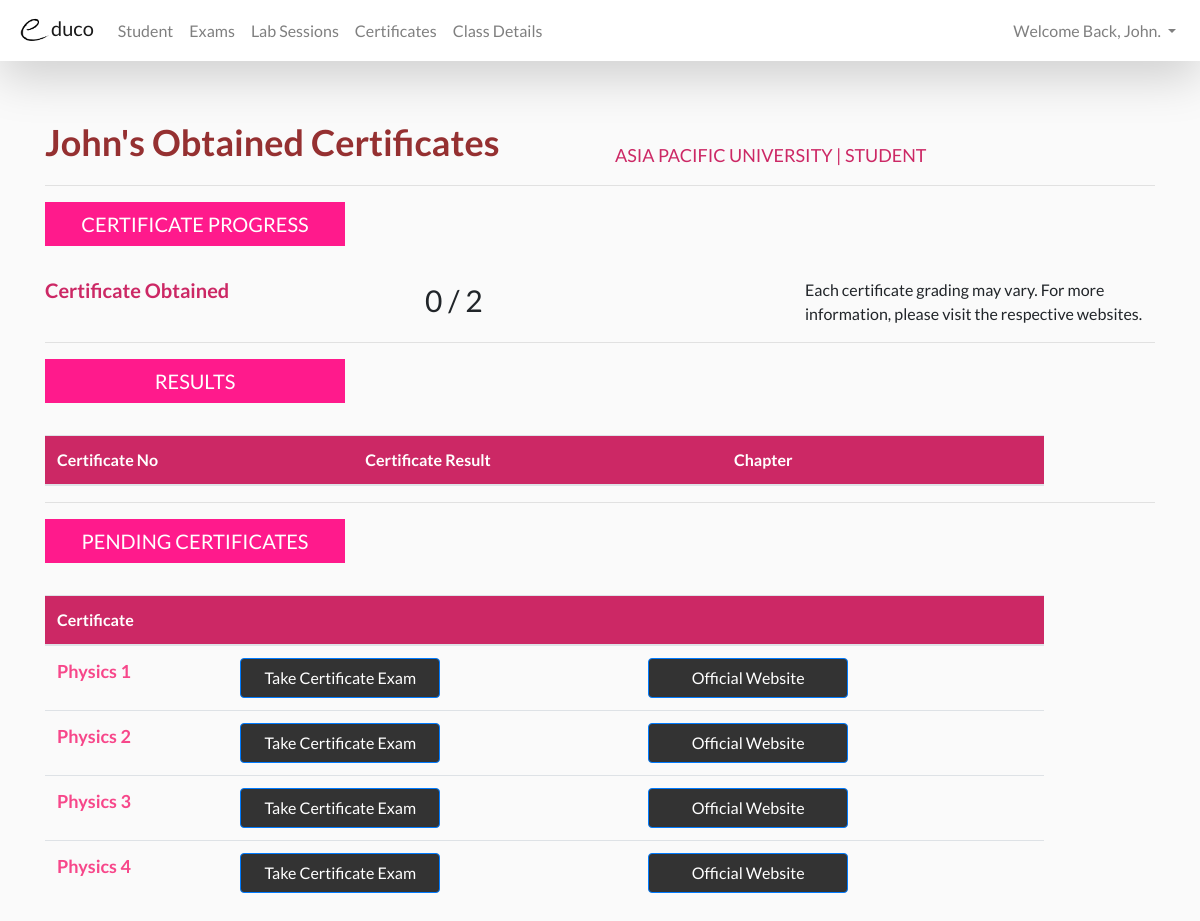
The page /website/student/studentcertificate.php (signed in) on the database as committed earlier.
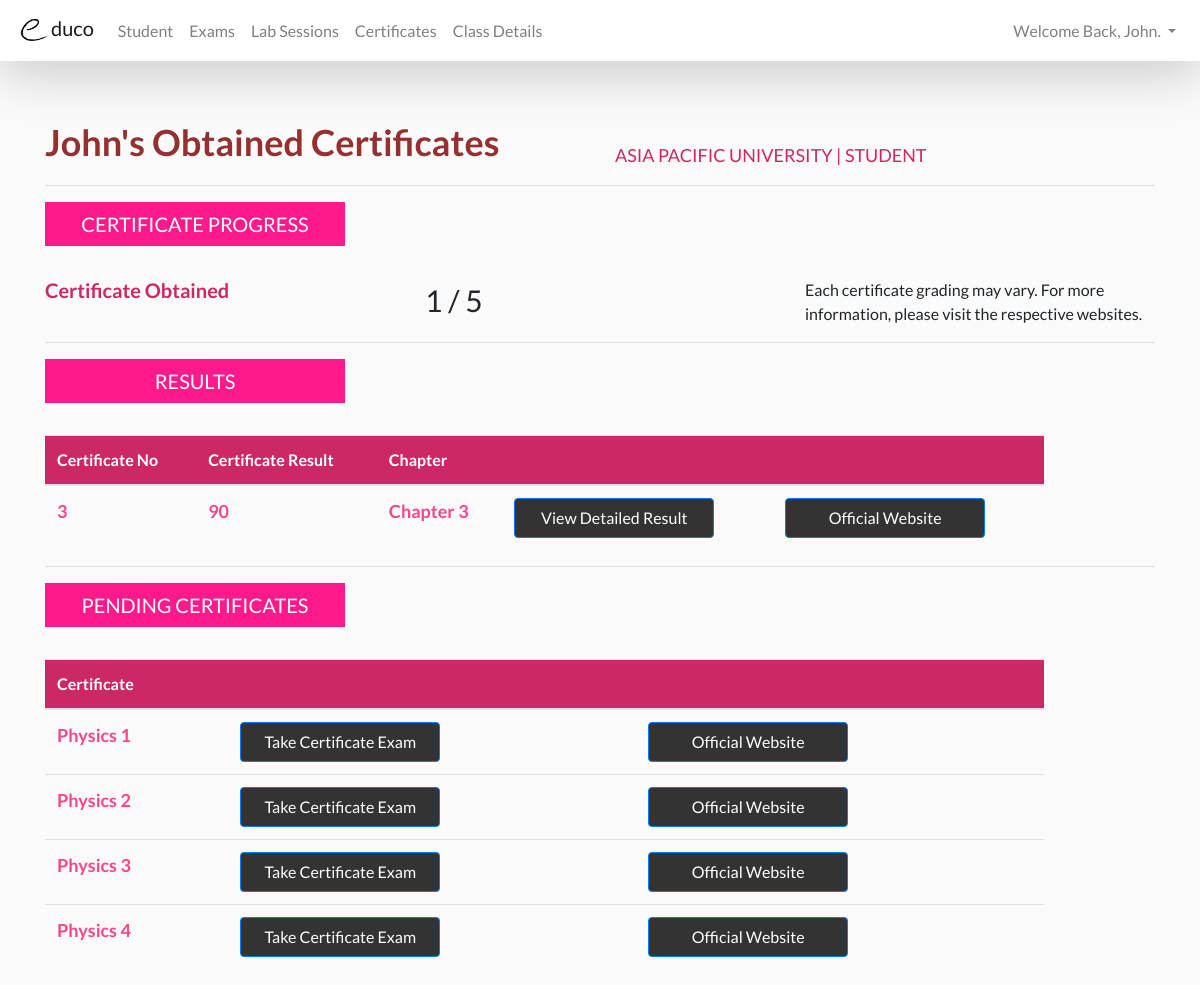
The same page on the database as committed later.
### tables this page shows
CREATE TABLE IF NOT EXISTS `result` (
  `E_No` int(11) NOT NULL AUTO_INCREMENT,
  `U_ID` int(11) DEFAULT NULL,
  `Score` int(11) DEFAULT NULL,
  `E_Result` int(11) DEFAULT NULL,
  `Chapter` varchar(50) DEFAULT NULL,
  `StartTime` timestamp NULL DEFAULT NULL,
  `EndTime` timestamp NULL DEFAULT NULL,
  `Difficulty` varchar(50) DEFAULT NULL,
  PRIMARY KEY (`E_No`)
);

### website/student/studentcertificate.php (the view, shortened to what the changed rows need)
<!DOCTYPE html>
<html>
<head>
<?php include($_SERVER["DOCUMENT_ROOT"].'/template/header.php'); ?>
</head>
<body>
		<div class="container">
			<br/>
			<div class="row">
				<div class="col-sm">
				<h5 style="color: #CC2865; font-weight: bold;">Certificate Obtained</h5>
				</div>
				<div class="col-sm" style="font-size: 30px;">
				<?php
					$conn = mysqli_connect('localhost','root','','educo');
					$username = $_SESSION['user'];
					$sql = "SELECT COUNT(E_Result) AS E_Result FROM result
							WHERE U_ID = (SELECT U_ID FROM users WHERE Name = '$username')
							AND Difficulty = 'Certificate'";
					$result = mysqli_query($conn, $sql);
					while($row = mysqli_fetch_array($result))
					{
					  echo "<tr>";
					  echo "<td>" . $row['E_Result'] . "</td>";
					  echo "</tr>";
					  }
					?>
					/
					<?php
					$conn = mysqli_connect('localhost','root','','educo');
					$sql = "SELECT COUNT(Cert_No) AS Cert_No FROM certificate";
					$result = mysqli_query($conn, $sql);
					while($row = mysqli_fetch_array($result))
					{
					  echo "<tr>";
					  echo "<td>" . $row['Cert_No'] . "</td>";
					  echo "</tr>";
					  }
					?>
				</div>
				<div class="col-sm">
				Each certificate grading may vary. For more information, please visit the respective websites.
				</div>
			</div>
		<br/>
		<table class="table table-hover" style="width: 90%;">
		  <thead>
		    <tr style="background-color: #CC2865; color: white;">
		      <th>Certificate No</th>
		      <th>Certificate Result</th>
		      <th>Chapter</th>
		      <th></th>
		      <th></th>
		    </tr>
		  </thead>
	  	<tbody style="color: #F7478A; font-size: 18px; font-weight: bold;">
		<?php
		$conn = mysqli_connect('localhost','root','','educo');
		$username = $_SESSION['user'];
		$sql = "SELECT E_No,E_Result,Chapter FROM result
				WHERE U_ID = (SELECT U_ID FROM users WHERE Name = '$username')
				AND Difficulty = 'Certificate' ";
		$result = mysqli_query($conn, $sql);
		while($row = mysqli_fetch_array($result))
		{
		  echo "<tr>";
		  echo "<td>" . $row['E_No'] . "</td>";
		  echo "<td>" . $row['E_Result'] . "</td>";
		  echo "<td>" . $row['Chapter'] . "</td>";
		  echo "<td>";
		  echo "<button class= 'btn btn-primary' style='width: 200px; height: 40px; color: white;
		        background-color:#333333;' onclick=\"window.location.href='detailed_result.php?id=".$row['E_No']."'\">View Detailed Result</button></td>";
		  echo "<td>";
					echo "<button class= 'btn btn-primary' style='width: 200px; height: 40px; color: white;
	        			 background-color:#333333;' onclick=\"window.location.href='#'\">Official Website</button></td>";
		  echo "</tr>";
		  }
		  echo "</table>";
		?>
			<br/>
	<table class="table table-hover" style="width: 90%;">
	  <thead>
	    <tr style="background-color: #CC2865; color: white;">
	      <th>Certificate</th>
	      <th></th>
	      <th></th>
	    </tr>
	  </thead>
</div>
</body>
</html>

Rows that differ between the two databases and show on the page:
added result: E_No "3", E_Result "90", Chapter "Chapter 3"
Other text that changed with them:
new list line: "1"
new list line: "5"
list line gone: "0"
list line gone: "2"
